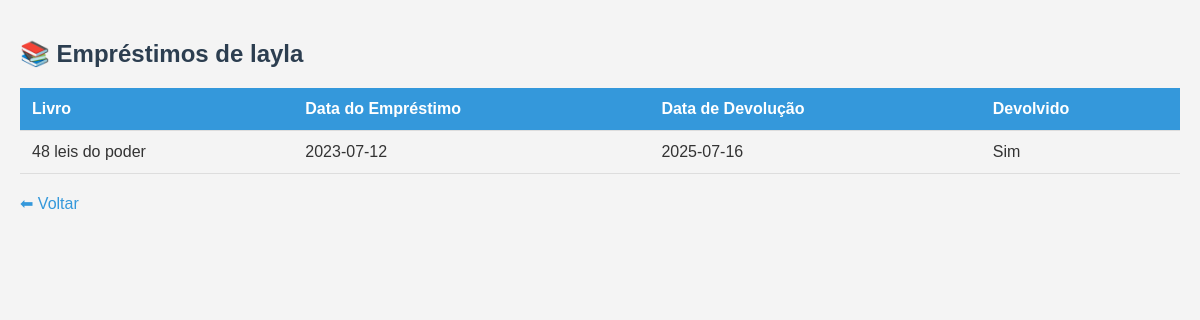
The app's page /pessoas/18/emprestimos with its own data.
### tables this page shows
CREATE TABLE pessoas (
            id INTEGER PRIMARY KEY AUTOINCREMENT,
            nome TEXT NOT NULL,
            contato TEXT
        , data_retirada TEXT, hora_retirada TEXT);

CREATE TABLE emprestimos (
            id INTEGER PRIMARY KEY AUTOINCREMENT,
            livro_id INTEGER,
            pessoa_id INTEGER,
            data_emprestimo TEXT,
            data_devolucao TEXT,
            devolvido INTEGER DEFAULT 0,
            FOREIGN KEY (livro_id) REFERENCES livros(id),
            FOREIGN KEY (pessoa_id) REFERENCES pessoas(id)
        );

CREATE TABLE livros (
            id INTEGER PRIMARY KEY AUTOINCREMENT,
            titulo TEXT NOT NULL,
            autor TEXT,
            categoria TEXT,
            disponivel INTEGER DEFAULT 1
        , quantidade INTEGER DEFAULT 1);

### app.py (the view)
@app.route('/pessoas/<int:pessoa_id>/emprestimos')
@no_cache
def emprestimos_por_pessoa(pessoa_id):
    conn = get_db_connection()
    cursor = conn.cursor()
    pessoa = cursor.execute('SELECT * FROM pessoas WHERE id = ?', (pessoa_id,)).fetchone()
    if not pessoa:
        return 'Pessoa não encontrada', 404
    emprestimos = cursor.execute('''
        SELECT e.*, l.titulo FROM emprestimos e
        JOIN livros l ON e.livro_id = l.id
        WHERE e.pessoa_id = ?
    ''', (pessoa_id,)).fetchall()
    conn.close()
    return render_template('emprestimos_por_pessoa.html', pessoa=pessoa, emprestimos=emprestimos)

### app.py (called while the page is built)
def get_db_connection():
    conn = sqlite3.connect('database.db')
    conn.row_factory = sqlite3.Row
    return conn

def no_cache(view):
    @wraps(view)
    def no_cache_view(*args, **kwargs):
        response = make_response(view(*args, **kwargs))
        response.headers['Cache-Control'] = 'no-store, no-cache, must-revalidate, max-age=0'
        response.headers['Pragma'] = 'no-cache'
        response.headers['Expires'] = '0'
        return response
    return no_cache_view

### templates/emprestimos_por_pessoa.html (shortened to what this page needs)
<!DOCTYPE html>
<html lang="pt-br">
<head>
</head>
<body>
  <h2>📚 Empréstimos de {{ pessoa['nome'] }}</h2>
  <table>
    <thead>
      <tr>
        <th>Livro</th>
        <th>Data do Empréstimo</th>
        <th>Data de Devolução</th>
        <th>Devolvido</th>
      </tr>
    </thead>
    <tbody>
      {% for e in emprestimos %}
      <tr>
        <td>{{ e['titulo'] }}</td>
        <td>{{ e['data_emprestimo'] }}</td>
        <td>{{ e['data_devolucao'] }}</td>
        <td>{{ 'Sim' if e['devolvido'] else 'Não' }}</td>
      </tr>
      {% endfor %}
    </tbody>
  </table>
  <a href="{{ url_for('pessoas') }}">⬅ Voltar</a>
</body>
</html>

### templates/emprestimos_por_pessoa.html (style rules this page uses)
body { font-family: Arial, sans-serif; background-color: #f4f4f4; color: #333; margin: 0; padding: 20px; }
h2 { color: #2c3e50; }
table { width: 100%; border-collapse: collapse; margin-top: 20px; }
th, td { padding: 12px; text-align: left; border-bottom: 1px solid #ddd; }
th { background-color: #3498db; color: white; }
a { display: inline-block; margin-top: 20px; text-decoration: none; color: #3498db; }

### records on screen
pessoas: nome "layla"
emprestimos: titulo "48 leis do poder", data_emprestimo "2023-07-12", data_devolucao "2025-07-16", devolvido "Sim"
